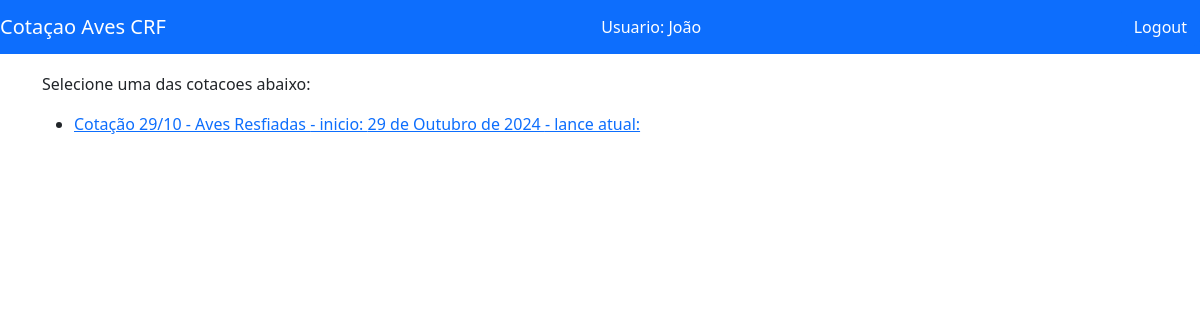
The app's page / (signed in) with its own data.
### appCotacao/models.py (models this page shows, shortened)
class CustomUser(AbstractUser):
    nome_fornecedor = models.CharField(max_length=100, unique=True)
    contrato = models.DecimalField(default=Decimal("0.0"), max_digits=5, decimal_places=2)

class Projeto(models.Model):
    nome = models.CharField(max_length=200, unique=True)
    start = models.DateField()
    fim = models.DateField(null=True)
    fornecedor = models.ManyToManyField(CustomUser,
                                        limit_choices_to={'is_active': True,
                                                          'is_superuser': False,
                                                          "is_staff": False})
    produto = models.ManyToManyField(Produto)

### appCotacao/views.py (the view)
# urls.py: path('', views.lista_cotacao, name="index"),
@login_required(login_url='/accounts/login/')
def lista_cotacao(request):
    lista = Projeto.objects.all()
    pagina = 'appCotacao/lista-projetos-fornecedores.html'
    if (request.user.is_superuser):
        return HttpResponseRedirect('/admin')
    return render(request, pagina, context={'projetos': lista})

### appCotacao/templates/appCotacao/lista-projetos-fornecedores.html
{% extends 'appCotacao/base.html' %}
{% block content %}
    <p>Selecione uma das cotacoes abaixo:</p>
    <ul>
    {% for projeto in user.projeto_set.all %}
        <li><a href="{% url 'cotacao' projeto.id %}">{{ projeto.nome }} - inicio: {{ projeto.start }} - lance atual: {{ projeto.lance_atual}} </a></li>
    {% endfor %}
    </ul>
  {% endblock %}

### appCotacao/templates/appCotacao/base.html (shortened to what this page needs)
<!doctype html>
{% load static %}
<html lang="pt" {% block ativarangular %}{% endblock %}>
<head>
    <link href="https://cdn.jsdelivr.net/npm/bootstrap@5.3.3/dist/css/bootstrap.min.css" rel="stylesheet"
>
</head>
<body>
    <nav class="navbar fixed-top navbar-dark bg-primary">
        <a class="navbar-brand mb-0 h1">Cotaçao Aves CRF </a>
        <span style="color: white;">Usuario: {{ user.first_name }}{% if user.fornecedor %} - Empresa: {{ user.fornecedor.nomeempresa}} {% endif %} </span>
        {% if user.is_authenticated %}
            <a href="{% url 'logout'%}" class="btn btn-primary">Logout</a>
        {% endif %}
    </nav>
    <br><br><br>
    <div class="container">
        {% block content %}
        {% endblock %}
    </div>
</body>
</html>

### records on screen
CustomUser: first_name "João"
Projeto: nome "Cotação 29/10 - Aves Resfiadas", start "29 de Outubro de 2024"
